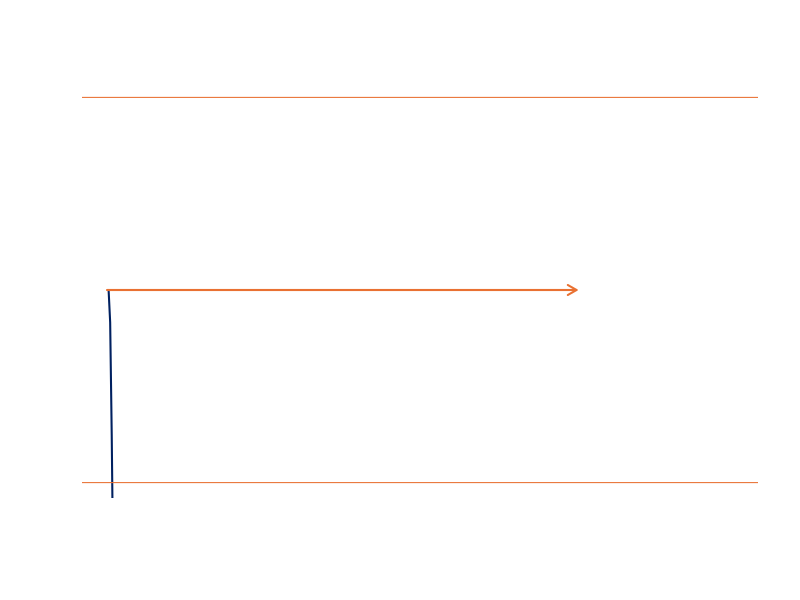

This figure's R source:
library(ggplot2)

# parameter values for 1 subject (example)
drift_rate <- 0.8747562  
threshold  <- 1.0  
noise   <- 0.29     
z <- threshold/2    
NDT <- 326     
nsamples <- 1500 
dt       <- 0.001 
evidence <- rep(NA, 1, nsamples)
timestep <- 1
evidence[1] = z;

#sampling until threshold
while (TRUE){
  evidence[timestep+1] <- evidence[timestep] + rnorm(mean = drift_rate*dt, sd = noise, n = 1)
  
  if (evidence[timestep] >= threshold || evidence[timestep] < 0 || timestep == nsamples) {
    break
  }
  
  timestep <- timestep + 1
}

# model prediction about RT and choice
if (timestep >= nsamples) { 
  RT <- NA 
  Choice <- NA
} else {
  RT <- timestep + NDT
  Choice <- which.min(c(abs(evidence[timestep]-0), abs(evidence[timestep]-threshold)))
}

#plot trajectories in stimulus-locked manner
windows(1, 4)
plot(evidence[1:timestep], col = "#002060", type = 'l',xlim = c(0,400), xlab="", ylim = c(0,threshold), ylab="",
     main="", lwd = 2, xaxt = "n", yaxt = "n", bty = "n")

abline(h = 0, col = "#E97132", lwd = 1)    
abline(h = 1, col = "#E97132", lwd = 1)    

arrows(x0 = 0, y0 = 0.5, 
       x1 = 300, y1 = 0.5, 
       length = 0.1,     
       col = "#E97132", 
       lwd = 2)


